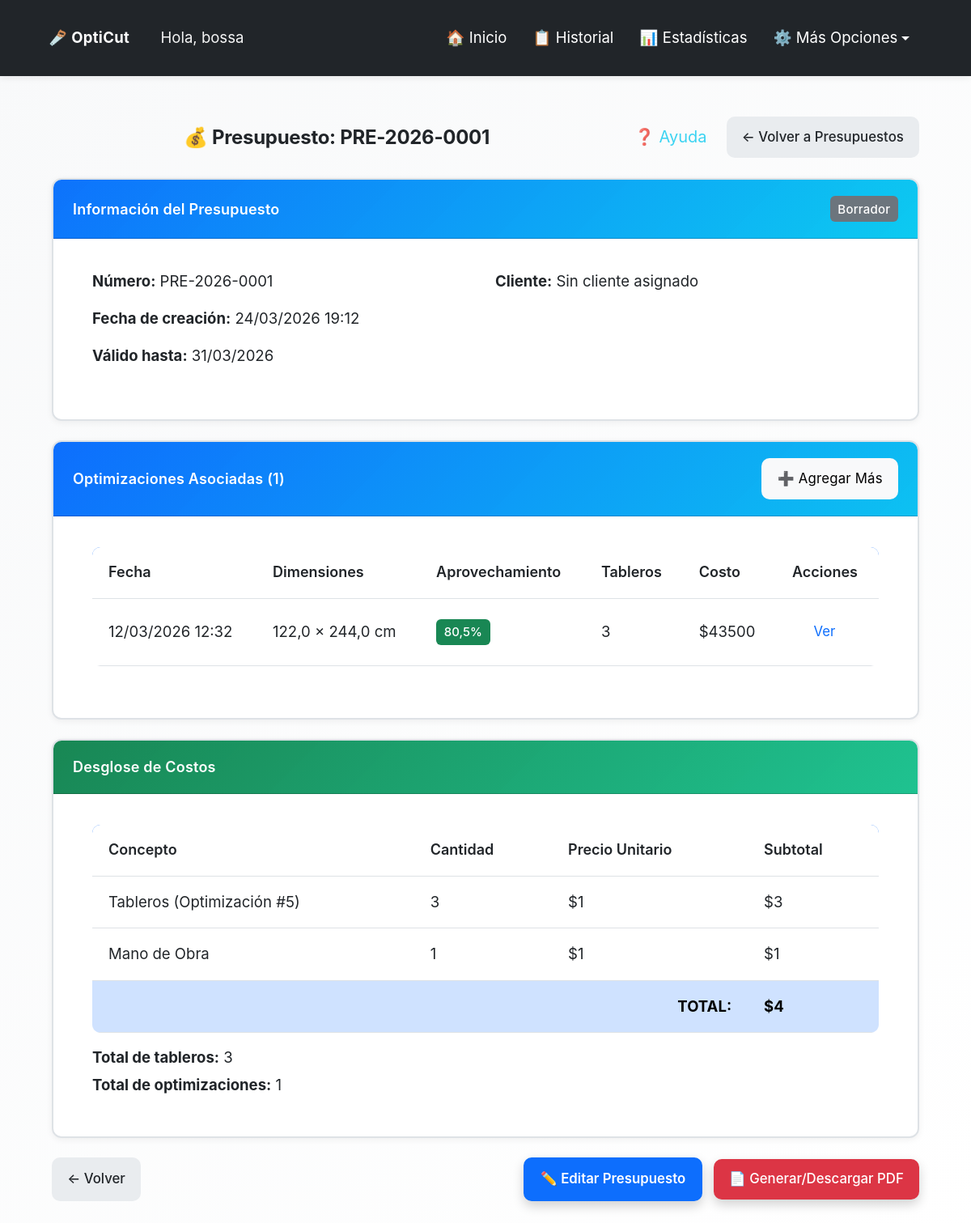
/opticut/presupuestos/2/ (signed in), run on the app's committed database.
### opticut/models.py (models this page shows, shortened)
class Presupuesto(models.Model):
    ESTADOS_CHOICES = [
        ('borrador', 'Borrador'),
        ('enviado', 'Enviado'),
        ('aceptado', 'Aceptado'),
        ('rechazado', 'Rechazado'),
        ('vencido', 'Vencido'),
    ]
    usuario = models.ForeignKey(
        User,
        on_delete=models.CASCADE,
        help_text="Usuario propietario del presupuesto"
    )
    proyecto = models.ForeignKey(
        Proyecto,
        on_delete=models.SET_NULL,
        null=True,
        blank=True,
        help_text="Proyecto asociado (opcional)"
    )
    optimizaciones = models.ManyToManyField(
        Optimizacion,
        related_name='presupuestos',
        help_text="Optimizaciones asociadas al presupuesto"
    )
    cliente = models.ForeignKey(
        Cliente,
        on_delete=models.SET_NULL,
        null=True,
        blank=True,
        help_text="Cliente al que se envía el presupuesto"
    )
    numero = models.CharField(
        max_length=50,
        unique=True,
        help_text="Número único del presupuesto (ej: PRE-2025-001)"
    )
    precio_tablero = models.DecimalField(
        max_digits=10,
        decimal_places=2,
        help_text="Precio por tablero usado en el presupuesto"
    )
    mano_obra = models.DecimalField(
        max_digits=10,
        decimal_places=2,
        default=Decimal('0.00'),
        help_text="Costo de mano de obra"
    )
    costo_total = models.DecimalField(
        max_digits=10,
        decimal_places=2,
        help_text="Costo total del presupuesto"
    )
    fecha_validez = models.DateField(help_text="Fecha hasta la cual el presupuesto es válido")
    estado = models.CharField(
        max_length=20,
        choices=ESTADOS_CHOICES,
        default='borrador',
        help_text="Estado del presupuesto"
    )
    notas = models.TextField(blank=True, help_text="Notas adicionales para el cliente")
    pdf = models.FileField(upload_to='presupuestos/', null=True, blank=True, help_text="PDF generado del presupuesto")
    fecha_creacion = models.DateTimeField(auto_now_add=True)
    fecha_actualizacion = models.DateTimeField(auto_now=True)
    class Meta:
        verbose_name = "Presupuesto"
        verbose_name_plural = "Presupuestos"
        ordering = ['-fecha_creacion']
    def esta_vencido(self):
        from django.utils import timezone
        return timezone.now().date() > self.fecha_validez
    def get_total_tableros(self):
        return sum(opt.num_tableros or 0 for opt in self.optimizaciones.all())

class Optimizacion(models.Model):
    UNIDADES_CHOICES = [
        ('cm', 'Centímetros (cm)'),
        ('m', 'Metros (m)'),
        ('in', 'Pulgadas (in)'),
        ('ft', 'Pies (ft)'),
    ]
    usuario = models.ForeignKey(User, on_delete=models.CASCADE)
    fecha = models.DateTimeField(auto_now_add=True)
    ancho_tablero = models.FloatField()  # Siempre guardado en cm (permite decimales)
    alto_tablero = models.FloatField()  # Siempre guardado en cm (permite decimales)
    unidad_medida = models.CharField(max_length=2, choices=UNIDADES_CHOICES, default='cm',
                                     help_text="Unidad de medida usada por el usuario")
    piezas = models.TextField(help_text="Listado de piezas en formato ancho,alto,cantidad")
    imagen = models.ImageField(upload_to='optimizaciones/', null=True, blank=True)
    pdf = models.FileField(upload_to='pdfs/', null=True, blank=True)
    aprovechamiento_total = models.FloatField(default=0)
    favorito = models.BooleanField(default=False)
    permitir_rotacion = models.BooleanField(default=True, help_text="Permitir rotación automática de piezas 90°")
    margen_corte = models.FloatField(default=0.3, help_text="Margen de corte (kerf) en cm (guardado internamente). El valor se ingresa en mm.")
    material = models.ForeignKey(
        Material,
        on_delete=models.SET_NULL,
        null=True,
        blank=True,
        help_text="Material/tablero utilizado (opcional)"
    )
    precio_tablero = models.DecimalField(
        max_digits=10,
        decimal_places=2,
        null=True,
        blank=True,
        help_text="Precio por tablero usado en esta optimización"
    )
    mano_obra = models.DecimalField(
        max_digits=10,
        decimal_places=2,
        default=Decimal('0.00'),
        help_text="Costo de mano de obra (opcional)"
    )
    num_tableros = models.IntegerField(
        default=0,
        help_text="Número de tableros utilizados (calculado automáticamente)"
    )
    def calcular_costo_total(self):
        if self.precio_tablero is None:
            return None
        costo_material = Decimal(str(self.num_tableros)) * self.precio_tablero
        costo_total = costo_material + self.mano_obra
        return costo_total
    def get_costo_total(self):
        costo = self.calcular_costo_total()
        if costo is None:
            return None
        return costo
    cliente = models.ForeignKey(
        'Cliente',
        on_delete=models.SET_NULL,
        null=True,
        blank=True,
        help_text="Cliente asociado a esta optimización (opcional)"
    )
    proyecto = models.ForeignKey(
        'Proyecto',
        on_delete=models.SET_NULL,
        null=True,
        blank=True,
        help_text="Proyecto al que pertenece esta optimización (opcional)"
    )

### opticut/views.py (the view)
# urls.py: path('presupuestos/<int:pk>/', views.detalle_presupuesto, name='detalle_presupuesto'),
@login_required
def detalle_presupuesto(request, pk):
    try:
        presupuesto = Presupuesto.objects.prefetch_related('optimizaciones').select_related('cliente', 'proyecto').get(
            pk=pk,
            usuario=request.user
        )
    except Presupuesto.DoesNotExist:
        messages.error(request, "Presupuesto no encontrado.")
        return redirect('opticut:lista_presupuestos')
    todas_optimizaciones = Optimizacion.objects.filter(usuario=request.user).order_by('-fecha')
    total_optimizaciones = todas_optimizaciones.count()
    optimizaciones_con_costos = []
    for opt in presupuesto.optimizaciones.all():
        num_tableros = opt.num_tableros or 0
        costo_tableros = presupuesto.precio_tablero * Decimal(str(num_tableros))
        numero_lista = opt.pk  # Por defecto usar el ID
        for idx, optimizacion in enumerate(todas_optimizaciones, start=1):
            if optimizacion.id == opt.id:
                numero_lista = total_optimizaciones - idx + 1
                break
        optimizaciones_con_costos.append({
            'optimizacion': opt,
            'num_tableros': num_tableros,
            'costo_tableros': costo_tableros,
            'numero_lista': numero_lista,
        })
    return render(request, 'opticut/detalle_presupuesto.html', {
        'presupuesto': presupuesto,
        'optimizaciones_con_costos': optimizaciones_con_costos,
        'total_tableros': presupuesto.get_total_tableros(),
    })

### opticut/templates/opticut/detalle_presupuesto.html (shortened to what this page needs)
{% extends 'opticut/base.html' %}
{% load static %}
{% block extra_css %}
<link rel="stylesheet" href="{% static 'opticut/css/historial.css' %}">
{% endblock %}
{% block content %}
<div class="container mt-4">
  <div class="d-flex justify-content-between align-items-center mb-4 fade-in">
    <h2 class="text-center mb-0 flex-grow-1">💰 Presupuesto: {{ presupuesto.numero }}</h2>
    <div class="d-flex gap-2 align-items-center">
      <button type="button" class="btn btn-sm btn-outline-info btn-ayuda-seccion"
              onclick="iniciarTutorialSeccion('detalle_presupuesto')"
              title="Ayuda sobre detalle de presupuesto">
        ❓ Ayuda
      </button>
      <a href="{% url 'opticut:lista_presupuestos' %}" class="btn btn-secondary">
        ← Volver a Presupuestos
      </a>
    </div>
  </div>
  <div class="card mb-4 fade-in">
    <div class="card-header bg-info text-white d-flex justify-content-between align-items-center">
      <h4 class="mb-0">Información del Presupuesto</h4>
      <span class="badge bg-{% if presupuesto.estado == 'aceptado' %}success{% elif presupuesto.estado == 'enviado' %}primary{% elif presupuesto.estado == 'rechazado' or presupuesto.estado == 'vencido' %}danger{% else %}secondary{% endif %}">
        {{ presupuesto.get_estado_display }}
      </span>
    </div>
    <div class="card-body">
      <div class="row">
        <div class="col-md-6">
          <p><strong>Número:</strong> {{ presupuesto.numero }}</p>
          <p><strong>Fecha de creación:</strong> {{ presupuesto.fecha_creacion|date:"d/m/Y H:i" }}</p>
          <p><strong>Válido hasta:</strong> {{ presupuesto.fecha_validez|date:"d/m/Y" }}</p>
        </div>
        <div class="col-md-6">
          {% if presupuesto.cliente %}
          <p><strong>Cliente:</strong> {{ presupuesto.cliente.nombre }}</p>
          {% if presupuesto.cliente.rut %}
          <p><strong>RUT:</strong> {{ presupuesto.cliente.rut }}</p>
          {% endif %}
          {% if presupuesto.cliente.email %}
          <p><strong>Email:</strong> {{ presupuesto.cliente.email }}</p>
          {% endif %}
          {% else %}
          <p><strong>Cliente:</strong> Sin cliente asignado</p>
          {% endif %}
        </div>
      </div>
    </div>
  </div>
  <div class="card mb-4 fade-in">
    <div class="card-header bg-primary text-white d-flex justify-content-between align-items-center">
      <h4 class="mb-0">Optimizaciones Asociadas ({{ presupuesto.optimizaciones.count }})</h4>
      <a href="{% url 'opticut:agregar_optimizaciones_presupuesto' presupuesto.pk %}" class="btn btn-sm btn-light">➕ Agregar Más</a>
    </div>
    <div class="card-body">
      {% if presupuesto.optimizaciones.all %}
      <div class="table-responsive">
        <table class="table table-hover">
          <thead>
            <tr>
              <th>Fecha</th>
              <th>Dimensiones</th>
              <th>Aprovechamiento</th>
              <th>Tableros</th>
              <th>Costo</th>
              <th>Acciones</th>
            </tr>
          </thead>
          <tbody>
            {% for opt in presupuesto.optimizaciones.all %}
            <tr>
              <td>{{ opt.fecha|date:"d/m/Y H:i" }}</td>
              <td>{{ opt.ancho_tablero }} × {{ opt.alto_tablero }} cm</td>
              <td>
                <span class="badge bg-{% if opt.aprovechamiento_total >= 80 %}success{% elif opt.aprovechamiento_total >= 60 %}warning{% else %}danger{% endif %}">
                  {{ opt.aprovechamiento_total|floatformat:1 }}%
                </span>
              </td>
              <td>{{ opt.num_tableros|default:"0" }}</td>
              <td>
                {% if opt.get_costo_total %}
                  ${{ opt.get_costo_total|floatformat:0 }}
                {% else %}
                  <span class="text-muted">—</span>
                {% endif %}
              </td>
              <td>
                <a href="{% url 'opticut:resultado' opt.pk %}" class="btn btn-sm btn-outline-primary">Ver</a>
              </td>
            </tr>
            {% endfor %}
          </tbody>
        </table>
      </div>
      {% else %}
      <div class="alert alert-warning">
        <p class="mb-0">Este presupuesto no tiene optimizaciones asociadas.</p>
      </div>
      {% endif %}
    </div>
  </div>
  <div class="card mb-4 fade-in">
    <div class="card-header bg-success text-white">
      <h4 class="mb-0">Desglose de Costos</h4>
    </div>
    <div class="card-body">
      <table class="table">
        <thead>
          <tr>
            <th>Concepto</th>
            <th>Cantidad</th>
            <th>Precio Unitario</th>
            <th>Subtotal</th>
          </tr>
        </thead>
        <tbody>
          {% for item in optimizaciones_con_costos %}
          <tr>
            <td>Tableros (Optimización #{{ item.numero_lista }})</td>
            <td>{{ item.num_tableros }}</td>
            <td>${{ presupuesto.precio_tablero|floatformat:0 }}</td>
            <td>${{ item.costo_tableros|floatformat:0 }}</td>
          </tr>
          {% endfor %}
          {% if presupuesto.optimizaciones.count > 0 %}
          <tr>
            <td>Mano de Obra</td>
            <td>1</td>
            <td>${{ presupuesto.mano_obra|floatformat:0 }}</td>
            <td>${{ presupuesto.mano_obra|floatformat:0 }}</td>
          </tr>
          {% endif %}
          <tr class="table-primary">
            <td colspan="3" class="text-end"><strong>TOTAL:</strong></td>
            <td><strong>${{ presupuesto.costo_total|floatformat:0 }}</strong></td>
          </tr>
        </tbody>
      </table>
      <div class="mt-3">
        <p class="mb-1"><strong>Total de tableros:</strong> {{ total_tableros }}</p>
        <p class="mb-0"><strong>Total de optimizaciones:</strong> {{ presupuesto.optimizaciones.count }}</p>
      </div>
    </div>
  </div>
  <div class="d-flex justify-content-between mb-4 fade-in">
    <a href="{% url 'opticut:lista_presupuestos' %}" class="btn btn-secondary">← Volver</a>
    <div>
      <a href="{% url 'opticut:editar_presupuesto' presupuesto.pk %}" class="btn btn-primary me-2">
        ✏️ Editar Presupuesto
      </a>
      <a href="{% url 'opticut:generar_pdf_presupuesto' presupuesto.pk %}" class="btn btn-danger" target="_blank">
        📄 Generar/Descargar PDF
      </a>
    </div>
  </div>
</div>
{% endblock %}

### opticut/templates/opticut/base.html (shortened to what this page needs)
{% load static %}
<!DOCTYPE html>
<html lang="es" data-theme="light">
<head>
    <link href="https://cdn.jsdelivr.net/npm/bootstrap@5.3.0/dist/css/bootstrap.min.css" rel="stylesheet">
    <link rel="stylesheet" href="https://cdn.jsdelivr.net/npm/intro.js@7.2.0/minified/introjs.min.css">
    <link rel="stylesheet" href="{% static 'opticut/css/main.css' %}">
    <link rel="stylesheet" href="{% static 'opticut/css/accessibility.css' %}">
    {% block extra_css %}{% endblock %}
</head>
<body {% if user.is_authenticated and user.perfil %}data-session-timeout="{{ user.perfil.get_timeout_segundos_str }}" data-perfil-theme="{% if user.perfil.tema_preferido != 'auto' %}{{ user.perfil.tema_preferido }}{% else %}auto{% endif %}" data-font-size="{{ user.perfil.tamanio_fuente }}" data-perfil-unidad="{{ user.perfil.unidad_medida_predeterminada }}" data-perfil-algoritmo="{{ user.perfil.algoritmo_predeterminado }}" data-perfil-rotacion="{{ user.perfil.rotacion_automatica_predeterminada|yesno:'1,0' }}"{% endif %}>
    <nav class="navbar navbar-expand-lg navbar-custom">
        <div class="container-fluid">
            <div class="d-flex align-items-center">
                <a class="navbar-brand me-3" href="{% url 'opticut:index' %}">
                    🪚 OptiCut
                </a>
                {% if user.is_authenticated %}
                    <span class="navbar-greeting">Hola, {{ user.username }}</span>
                {% endif %}
            </div>
            <div class="collapse navbar-collapse" id="navbarNav">
                <div class="navbar-nav ms-auto d-flex align-items-center">
                    {% if user.is_authenticated %}
                        <a class="nav-link" href="{% url 'opticut:index' %}">🏠 Inicio</a>
                        <a class="nav-link" href="{% url 'opticut:historial' %}">📋 Historial</a>
                        <a class="nav-link" href="{% url 'opticut:estadisticas' %}">📊 Estadísticas</a>
                        <div class="dropdown">
                            <a class="nav-link dropdown-toggle" href="#" id="navbarDropdown" role="button" data-bs-toggle="dropdown" aria-expanded="false">
                                ⚙️ Más Opciones
                            </a>
                        </div>
                    {% else %}
                        {% block show_auth_buttons %}
                        <a href="{% url 'usuarios:login' %}" class="btn btn-outline-primary btn-sm me-2">🔑 Iniciar sesión</a>
                        <a href="{% url 'usuarios:registro' %}" class="btn btn-outline-success btn-sm">📝 Registrarse</a>
                        {% endblock %}
                    {% endif %}
                </div>
            </div>
        </div>
    </nav>
    <div class="container">
        {% block content %}
        {% endblock %}
    </div>
</body>
</html>

### data on the page
Presupuesto: numero "PRE-2026-0001", estado "Borrador", fecha_creacion "24/03/2026 19:12", fecha_validez "31/03/2026", optimizaciones.count "1", precio_tablero "1", mano_obra "1", costo_total "4"
Optimizacion: fecha "12/03/2026 12:32", ancho_tablero "122,0", alto_tablero "244,0", aprovechamiento_total "80,5", num_tableros "3", get_costo_total "43500", numero_lista "5", costo_tableros "3"

### other printed values
{{ user.username }} "bossa"
{{ total_tableros }} "3"
